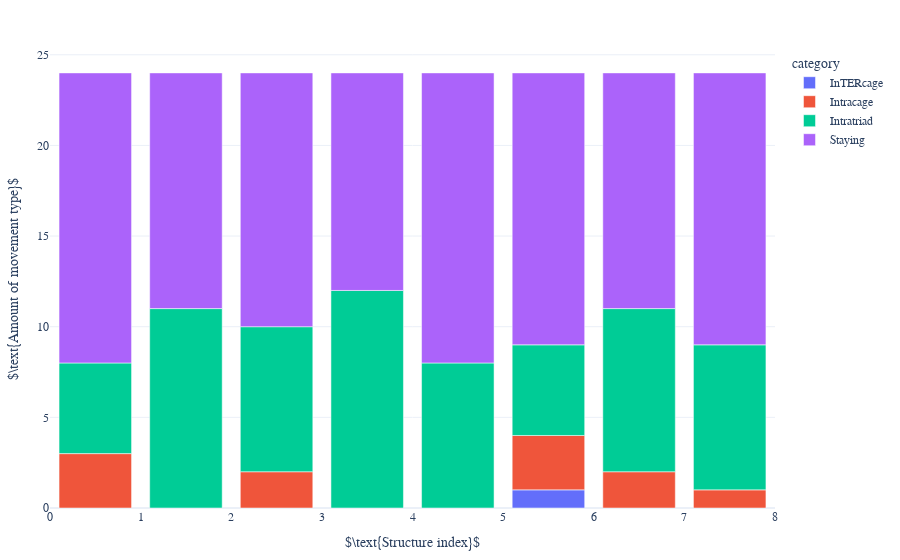

Source (notebook cell):
### Markdown cell above
weirdo exists at file nr.:
16 =
17 =

48htype2 exists at:
17 =
20 =

### Code cell
if proceed_NEB == "True":
    df_amount_movement = move_by_tuple_cage.get_df_movement_category_counted(df_movement)
    print(df_amount_movement.sum())

    movement.plot_movement_category_counted(df_amount_movement, direc_restructure_destination, litype)

### Figure 1 — Plotly figure (JSON) as saved in the notebook; plotly's stock layout.template omitted (floating-point values rounded to 4 significant figures)
{"data": [{"alignmentgroup": "True", "hovertemplate": "category=InTERcage<br>idx_file=%{x}<br>count=%{y}<extra></extra>", "legendgroup": "InTERcage", "marker": {"color": "#636efa", "pattern": {"shape": ""}}, "name": "InTERcage", "offsetgroup": "InTERcage", "orientation": "v", "showlegend": true, "textposition": "auto", "type": "bar", "x": [0.5, 1.5, 2.5, 3.5, 4.5, 5.5, 6.5, 7.5], "xaxis": "x", "y": [0, 0, 0, 0, 0, 1, 0, 0], "yaxis": "y"}, {"alignmentgroup": "True", "hovertemplate": "category=Intracage<br>idx_file=%{x}<br>count=%{y}<extra></extra>", "legendgroup": "Intracage", "marker": {"color": "#EF553B", "pattern": {"shape": ""}}, "name": "Intracage", "offsetgroup": "Intracage", "orientation": "v", "showlegend": true, "textposition": "auto", "type": "bar", "x": [0.5, 1.5, 2.5, 3.5, 4.5, 5.5, 6.5, 7.5], "xaxis": "x", "y": [3, 0, 2, 0, 0, 3, 2, 1], "yaxis": "y"}, {"alignmentgroup": "True", "hovertemplate": "category=Intratriad<br>idx_file=%{x}<br>count=%{y}<extra></extra>", "legendgroup": "Intratriad", "marker": {"color": "#00cc96", "pattern": {"shape": ""}}, "name": "Intratriad", "offsetgroup": "Intratriad", "orientation": "v", "showlegend": true, "textposition": "auto", "type": "bar", "x": [0.5, 1.5, 2.5, 3.5, 4.5, 5.5, 6.5, 7.5], "xaxis": "x", "y": [5, 11, 8, 12, 8, 5, 9, 8], "yaxis": "y"}, {"alignmentgroup": "True", "hovertemplate": "category=Staying<br>idx_file=%{x}<br>count=%{y}<extra></extra>", "legendgroup": "Staying", "marker": {"color": "#ab63fa", "pattern": {"shape": ""}}, "name": "Staying", "offsetgroup": "Staying", "orientation": "v", "showlegend": true, "textposition": "auto", "type": "bar", "x": [0.5, 1.5, 2.5, 3.5, 4.5, 5.5, 6.5, 7.5], "xaxis": "x", "y": [16, 13, 14, 12, 16, 15, 13, 15], "yaxis": "y"}], "layout": {"barmode": "relative", "font": {"family": "serif", "size": 12}, "legend": {"title": {"text": "category"}, "tracegroupgap": 0}, "margin": {"b": 50, "l": 20, "r": 20, "t": 50}, "xaxis": {"anchor": "y", "domain": [0, 1], "title": {"text": "$\\text{Structure index}$"}}, "yaxis": {"anchor": "x", "domain": [0, 1], "title": {"text": "$\\text{Amount of movement type}$"}}}}
